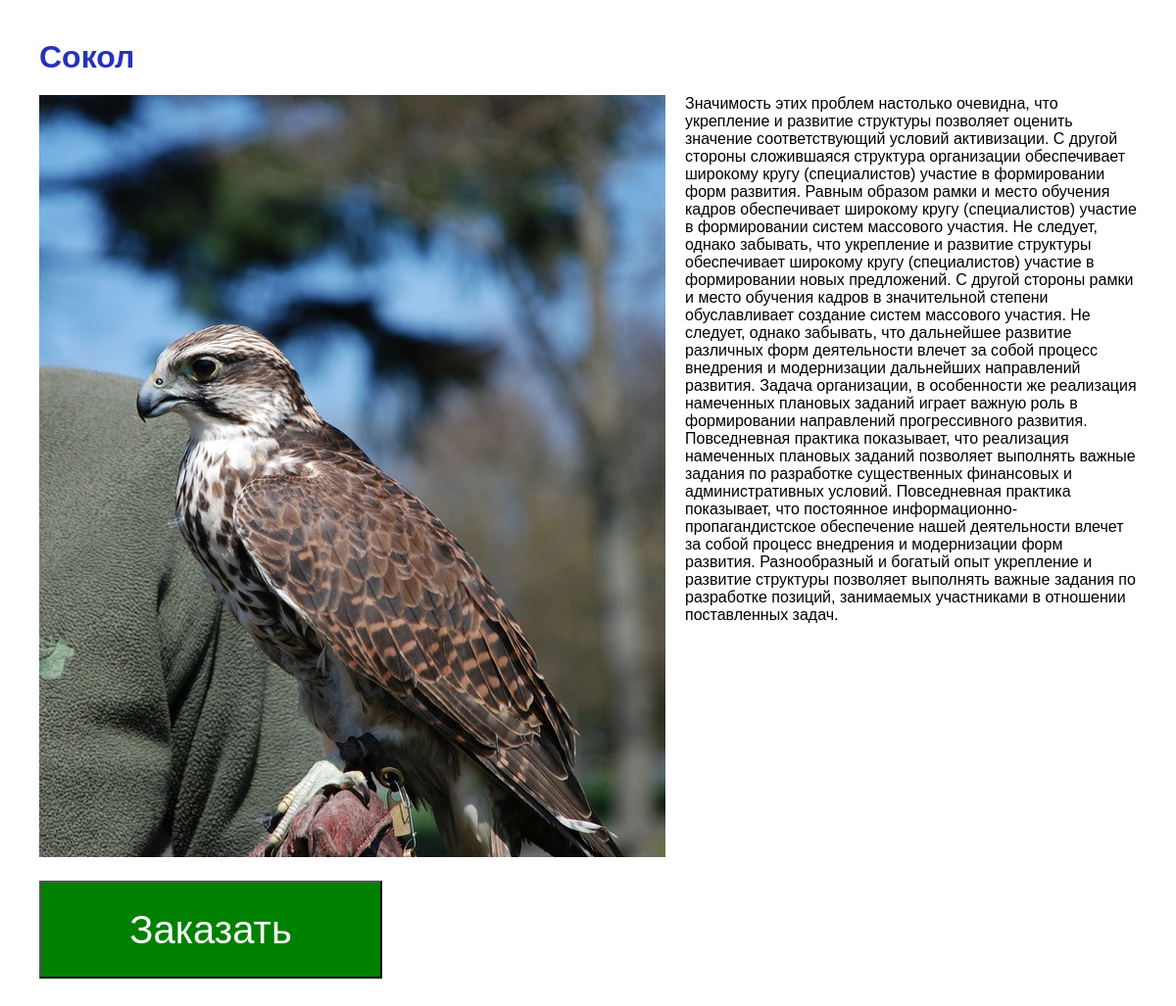
The page /data/card-of-good-old.php?id=4 on the database its author committed.
### tables this page shows
CREATE TABLE `catalog` (
  `id` int(11) NOT NULL,
  `title` varchar(255) NOT NULL COMMENT 'Наименование товара',
  `descr` text NOT NULL COMMENT 'Текстовое описание товара',
  `price` float DEFAULT NULL COMMENT 'Цена товара',
  `url_img_small` varchar(255) DEFAULT NULL COMMENT 'Картинка товара',
  `isActive` tinyint(1) NOT NULL COMMENT 'Имеется в наличии?'
);

### data/card-of-good-old.php (the view, shortened to what this page needs)
<?php
  include_once "/config/config.php";
  $sql = "select * from catalog where id=".$_GET['id'];
  $res = mysqli_query($connect, $sql);
  if (mysqli_num_rows($res) > 0) :
    $data = mysqli_fetch_assoc($res);
?>
<!DOCTYPE html>
<html>
  <head>
    <link href="public/css/style.css" rel="stylesheet" >
  </head>
  <body>
    <div class="card-of-good">
      <h1 class="title"><?=$data['title']?></h1>
      <div class="img-with-descr">
        <div>
          <img class="image-of-good" src="<?=str_replace('-small', '', $data['url_img_small'])?>" alt="<?=$data['title']?>">
        </div>
        <div class="description">
          <?=$data['descr']?>
        </div>
      </div>
      <input class="order" type="submit" name="order" value="Заказать">
    </div>
  </body>
</html>
<?php
  else :
    echo 'Такой птички не найдено!';
  endif;
?>

### public/css/style.css (style rules this page uses)
body { margin: 0; padding: 0; font-family: "Cuprum", Arial, sans-serif; }
h1 { margin-left: 40px; margin-bottom: 20px; color: #2731be; }
.card-of-good { margin: 40px; }
.img-with-descr { display: flex; }
.image-of-good { margin-right: 20px; }
.title { margin-left: 0; margin-bottom: 20px; }
.order { margin-top: 20px; font-size: 40px; color: white; background-color: green; min-width: 350px; min-height: 100px; cursor: pointer; }

### rows shown on the page
catalog: title "Сокол", descr "Значимость этих проблем настолько очевидна, что укрепление и развитие структуры позволяет оценить значение соответствующий условий активизации. С другой стороны сложившаяся структура организации обеспечивает широкому кругу (специалистов) участие в формировании форм развития. Равным образом рамки и место обучения кадров обеспечивает широкому кругу (специалистов) участие в формировании систем массового участия. Не следует, однако забывать, что укрепление и развитие структуры обеспечивает широкому кругу (специалистов) участие в формировании новых предложений. С другой стороны рамки и место обучения кадров в значительной степени обуславливает создание систем массового участия. Не следует,…"
